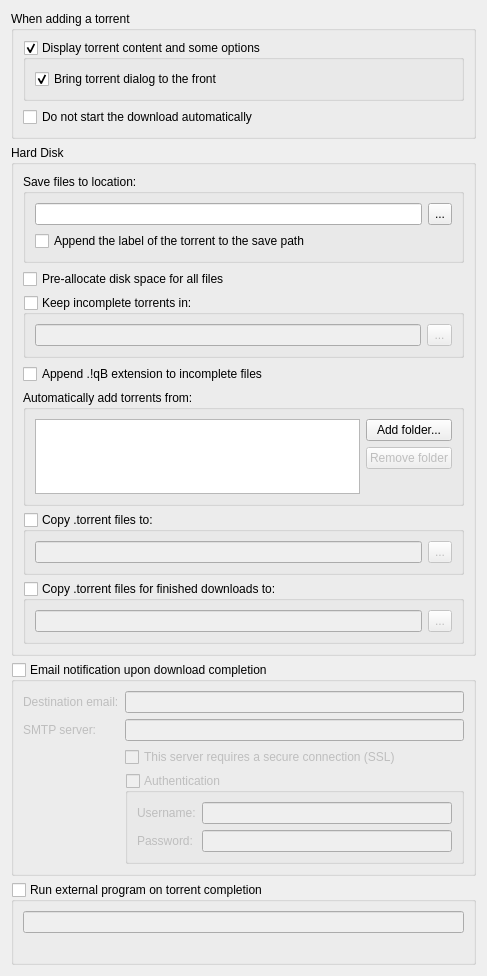
          <widget class="QWidget" name="scrollAreaWidgetContents_2">
           <property name="geometry">
            <rect>
             <x>0</x>
             <y>0</y>
             <width>487</width>
             <height>965</height>
            </rect>
           </property>
           <layout class="QVBoxLayout" name="verticalLayout">
            <item>
             <widget class="QGroupBox" name="torrentAdditionBox">
              <property name="sizePolicy">
               <sizepolicy hsizetype="Expanding" vsizetype="Preferred">
                <horstretch>0</horstretch>
                <verstretch>0</verstretch>
               </sizepolicy>
              </property>
              <property name="title">
               <string>When adding a torrent</string>
              </property>
              <layout class="QGridLayout" name="gridLayout_5">
               <property name="bottomMargin">
                <number>9</number>
               </property>
               <item row="1" column="0">
                <widget class="QCheckBox" name="checkStartPaused">
                 <property name="text">
                  <string comment="The torrent will be added to download list in pause state">Do not start the download automatically</string>
                 </property>
                </widget>
               </item>
               <item row="0" column="0">
                <widget class="QGroupBox" name="checkAdditionDialog">
                 <property name="title">
                  <string>Display torrent content and some options</string>
                 </property>
                 <property name="checkable">
                  <bool>true</bool>
                 </property>
                 <layout class="QGridLayout" name="gridLayout_15">
                  <item row="0" column="0">
                   <widget class="QCheckBox" name="checkAdditionDialogFront">
                    <property name="text">
                     <string>Bring torrent dialog to the front</string>
                    </property>
                    <property name="checked">
                     <bool>true</bool>
                    </property>
                   </widget>
                  </item>
                 </layout>
                </widget>
               </item>
              </layout>
             </widget>
            </item>
            <item>
             <widget class="QGroupBox" name="fileSystemBox">
              <property name="sizePolicy">
               <sizepolicy hsizetype="Expanding" vsizetype="Preferred">
                <horstretch>0</horstretch>
                <verstretch>0</verstretch>
               </sizepolicy>
              </property>
              <property name="title">
               <string>Hard Disk</string>
              </property>
              <layout class="QVBoxLayout" name="verticalLayout_25">
               <item>
                <widget class="QGroupBox" name="groupBox_3">
                 <property name="title">
                  <string>Save files to location:</string>
                 </property>
                 <layout class="QVBoxLayout" name="verticalLayout_26">
                  <property name="bottomMargin">
                   <number>9</number>
                  </property>
                  <item>
                   <layout class="QHBoxLayout" name="horizontalLayout_10">
                    <item>
                     <widget class="QLineEdit" name="textSavePath">
                      <property name="sizePolicy">
                       <sizepolicy hsizetype="Expanding" vsizetype="Fixed">
                        <horstretch>0</horstretch>
                        <verstretch>0</verstretch>
                       </sizepolicy>
                      </property>
                      <property name="text">
                       <string/>
                      </property>
                     </widget>
                    </item>
                    <item>
                     <widget class="QToolButton" name="browseSaveDirButton">
                      <property name="enabled">
                       <bool>true</bool>
                      </property>
                      <property name="minimumSize">
                       <size>
                        <width>22</width>
                        <height>22</height>
                       </size>
                      </property>
                      <property name="maximumSize">
                       <size>
                        <width>25</width>
                        <height>27</height>
                       </size>
                      </property>
                      <property name="text">
                       <string notr="true">...</string>
                      </property>
                     </widget>
                    </item>
                   </layout>
                  </item>
                  <item>
                   <widget class="QCheckBox" name="checkAppendLabel">
                    <property name="text">
                     <string>Append the label of the torrent to the save path</string>
                    </property>
                   </widget>
                  </item>
                 </layout>
                </widget>
               </item>
               <item>
                <widget class="QCheckBox" name="checkPreallocateAll">
                 <property name="text">
                  <string>Pre-allocate disk space for all files</string>
                 </property>
                </widget>
               </item>
               <item>
                <widget class="QGroupBox" name="checkTempFolder">
                 <property name="title">
                  <string>Keep incomplete torrents in:</string>
                 </property>
                 <property name="checkable">
                  <bool>true</bool>
                 </property>
                 <property name="checked">
                  <bool>false</bool>
                 </property>
                 <layout class="QGridLayout" name="gridLayout_3">
                  <property name="bottomMargin">
                   <number>9</number>
                  </property>
                  <item row="0" column="0">
                   <widget class="QLineEdit" name="textTempPath"/>
                  </item>
                  <item row="0" column="1">
                   <widget class="QToolButton" name="browseTempDirButton">
                    <property name="sizePolicy">
                     <sizepolicy hsizetype="Fixed" vsizetype="Fixed">
                      <horstretch>25</horstretch>
                      <verstretch>27</verstretch>
                     </sizepolicy>
                    </property>
                    <property name="minimumSize">
                     <size>
                      <width>22</width>
                      <height>22</height>
                     </size>
                    </property>
                    <property name="maximumSize">
                     <size>
                      <width>25</width>
                      <height>27</height>
                     </size>
                    </property>
                    <property name="text">
                     <string notr="true">...</string>
                    </property>
                   </widget>
                  </item>
                 </layout>
                </widget>
               </item>
               <item>
                <widget class="QCheckBox" name="checkAppendqB">
                 <property name="text">
                  <string>Append .!qB extension to incomplete files</string>
                 </property>
                </widget>
               </item>
               <item>
                <widget class="QGroupBox" name="groupBox_2">
                 <property name="title">
                  <string>Automatically add torrents from:</string>
                 </property>
                 <layout class="QVBoxLayout" name="verticalLayout_38">
                  <property name="bottomMargin">
                   <number>9</number>
                  </property>
                  <item>
                   <layout class="QHBoxLayout" name="horizontalLayout_16">
                    <item>
                     <widget class="QTableView" name="scanFoldersView">
                      <property name="sizePolicy">
                       <sizepolicy hsizetype="Expanding" vsizetype="Expanding">
                        <horstretch>0</horstretch>
                        <verstretch>1</verstretch>
                       </sizepolicy>
                      </property>
                      <property name="minimumSize">
                       <size>
                        <width>250</width>
                        <height>75</height>
                       </size>
                      </property>
                      <property name="selectionMode">
                       <enum>QAbstractItemView::SingleSelection</enum>
                      </property>
                      <property name="selectionBehavior">
                       <enum>QAbstractItemView::SelectRows</enum>
                      </property>
                      <property name="showGrid">
                       <bool>false</bool>
                      </property>
                      <property name="sortingEnabled">
                       <bool>true</bool>
                      </property>
                      <attribute name="horizontalHeaderDefaultSectionSize">
                       <number>80</number>
                      </attribute>
                      <attribute name="horizontalHeaderShowSortIndicator" stdset="0">
                       <bool>false</bool>
                      </attribute>
                      <attribute name="horizontalHeaderStretchLastSection">
                       <bool>true</bool>
                      </attribute>
                      <attribute name="verticalHeaderVisible">
                       <bool>false</bool>
                      </attribute>
                     </widget>
                    </item>
                    <item>
                     <layout class="QVBoxLayout" name="verticalLayout_37">
                      <item>
                       <widget class="QPushButton" name="addScanFolderButton">
                        <property name="text">
                         <string>Add folder...</string>
                        </property>
                       </widget>
                      </item>
                      <item>
                       <widget class="QPushButton" name="removeScanFolderButton">
                        <property name="enabled">
                         <bool>false</bool>
                        </property>
                        <property name="text">
                         <string>Remove folder</string>
                        </property>
                       </widget>
                      </item>
                      <item>
                       <spacer name="verticalSpacer_6">
                        <property name="orientation">
                         <enum>Qt::Vertical</enum>
                        </property>
                        <property name="sizeHint" stdset="0">
                         <size>
                          <width>20</width>
                          <height>40</height>
                         </size>
                        </property>
                       </spacer>
                      </item>
                     </layout>
                    </item>
                   </layout>
                  </item>
                 </layout>
                </widget>
               </item>
               <item>
                <widget class="QGroupBox" name="checkExportDir">
                 <property name="sizePolicy">
                  <sizepolicy hsizetype="Preferred" vsizetype="Preferred">
                   <horstretch>0</horstretch>
                   <verstretch>0</verstretch>
                  </sizepolicy>
                 </property>
                 <property name="title">
                  <string>Copy .torrent files to:</string>
                 </property>
                 <property name="checkable">
                  <bool>true</bool>
                 </property>
                 <property name="checked">
                  <bool>false</bool>
                 </property>
                 <layout class="QGridLayout" name="gridLayout_4">
                  <property name="bottomMargin">
                   <number>9</number>
                  </property>
                  <item row="0" column="0">
                   <widget class="QLineEdit" name="textExportDir"/>
                  </item>
                  <item row="0" column="1">
                   <widget class="QToolButton" name="browseExportDirButton">
                    <property name="minimumSize">
                     <size>
                      <width>22</width>
                      <height>22</height>
                     </size>
                    </property>
                    <property name="maximumSize">
                     <size>
                      <width>25</width>
                      <height>27</height>
                     </size>
                    </property>
                    <property name="text">
                     <string notr="true">...</string>
                    </property>
                   </widget>
                  </item>
                 </layout>
                </widget>
               </item>
               <item>
                <widget class="QGroupBox" name="checkExportDirFin">
                 <property name="sizePolicy">
                  <sizepolicy hsizetype="Preferred" vsizetype="Preferred">
                   <horstretch>0</horstretch>
                   <verstretch>0</verstretch>
                  </sizepolicy>
                 </property>
                 <property name="focusPolicy">
                  <enum>Qt::StrongFocus</enum>
                 </property>
                 <property name="title">
                  <string>Copy .torrent files for finished downloads to:</string>
                 </property>
                 <property name="checkable">
                  <bool>true</bool>
                 </property>
                 <property name="checked">
                  <bool>false</bool>
                 </property>
                 <layout class="QGridLayout" name="gridLayout_13">
                  <property name="bottomMargin">
                   <number>9</number>
                  </property>
                  <item row="0" column="0">
                   <widget class="QLineEdit" name="textExportDirFin"/>
                  </item>
                  <item row="0" column="1">
                   <widget class="QToolButton" name="browseExportDirFinButton">
                    <property name="minimumSize">
                     <size>
                      <width>22</width>
                      <height>22</height>
                     </size>
                    </property>
                    <property name="maximumSize">
                     <size>
                      <width>25</width>
                      <height>27</height>
                     </size>
                    </property>
                    <property name="text">
                     <string notr="true">...</string>
                    </property>
                   </widget>
                  </item>
                 </layout>
                </widget>
               </item>
              </layout>
             </widget>
            </item>
            <item>
             <spacer name="verticalSpacer_5">
              <property name="orientation">
               <enum>Qt::Vertical</enum>
              </property>
              <property name="sizeHint" stdset="0">
               <size>
                <width>20</width>
                <height>40</height>
               </size>
              </property>
             </spacer>
            </item>
            <item>
             <widget class="QGroupBox" name="groupMailNotification">
              <property name="title">
               <string>Email notification upon download completion</string>
              </property>
              <property name="checkable">
               <bool>true</bool>
              </property>
              <property name="checked">
               <bool>false</bool>
              </property>
              <layout class="QVBoxLayout" name="verticalLayout_21">
               <item>
                <layout class="QFormLayout" name="formLayout">
                 <item row="0" column="0">
                  <widget class="QLabel" name="label_2">
                   <property name="text">
                    <string>Destination email:</string>
                   </property>
                  </widget>
                 </item>
                 <item row="0" column="1">
                  <widget class="QLineEdit" name="dest_email_txt"/>
                 </item>
                 <item row="1" column="0">
                  <widget class="QLabel" name="label_3">
                   <property name="text">
                    <string>SMTP server:</string>
                   </property>
                  </widget>
                 </item>
                 <item row="1" column="1">
                  <widget class="QLineEdit" name="smtp_server_txt"/>
                 </item>
                 <item row="3" column="1">
                  <widget class="QGroupBox" name="groupMailNotifAuth">
                   <property name="title">
                    <string>Authentication</string>
                   </property>
                   <property name="checkable">
                    <bool>true</bool>
                   </property>
                   <property name="checked">
                    <bool>false</bool>
                   </property>
                   <layout class="QFormLayout" name="formLayout_2">
                    <item row="0" column="0">
                     <widget class="QLabel" name="label_7">
                      <property name="text">
                       <string>Username:</string>
                      </property>
                     </widget>
                    </item>
                    <item row="0" column="1">
                     <widget class="QLineEdit" name="mailNotifUsername"/>
                    </item>
                    <item row="1" column="0">
                     <widget class="QLabel" name="label_8">
                      <property name="text">
                       <string>Password:</string>
                      </property>
                     </widget>
                    </item>
                    <item row="1" column="1">
                     <widget class="QLineEdit" name="mailNotifPassword">
                      <property name="echoMode">
                       <enum>QLineEdit::Password</enum>
                      </property>
                     </widget>
                    </item>
                   </layout>
                  </widget>
                 </item>
                 <item row="2" column="1">
                  <widget class="QCheckBox" name="checkSmtpSSL">
                   <property name="text">
                    <string>This server requires a secure connection (SSL)</string>
                   </property>
                  </widget>
                 </item>
                </layout>
               </item>
              </layout>
             </widget>
            </item>
            <item>
             <widget class="QGroupBox" name="autoRunBox">
              <property name="title">
               <string>Run external program on torrent completion</string>
              </property>
              <property name="checkable">
               <bool>true</bool>
              </property>
              <property name="checked">
               <bool>false</bool>
              </property>
              <layout class="QVBoxLayout" name="verticalLayout_19">
               <item>
                <widget class="QLineEdit" name="autoRun_txt"/>
               </item>
               <item>
                <widget class="QLabel" name="autoRun_param"/>
               </item>
              </layout>
             </widget>
            </item>
           </layout>
          </widget>
